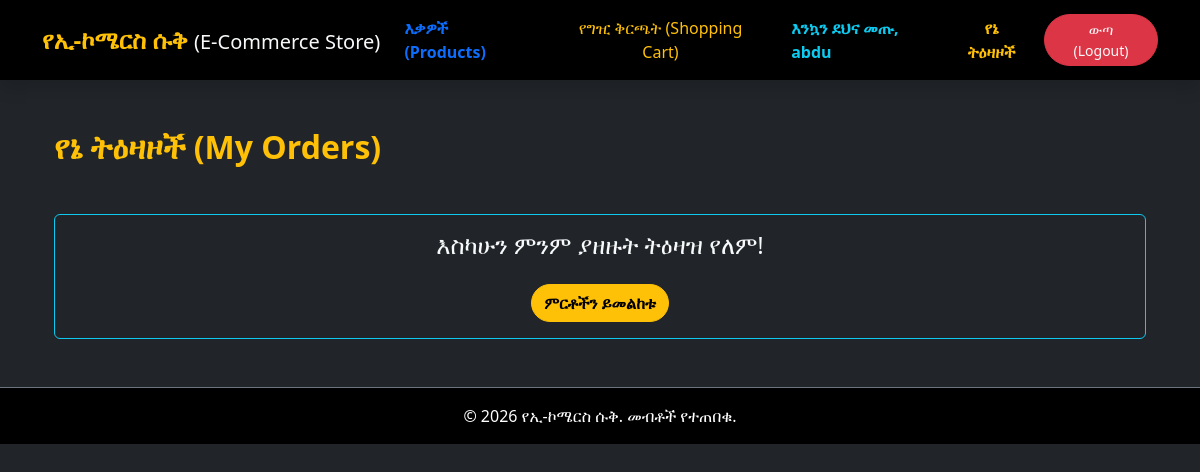
The page /my_orders/ (signed in) on the database as committed earlier.
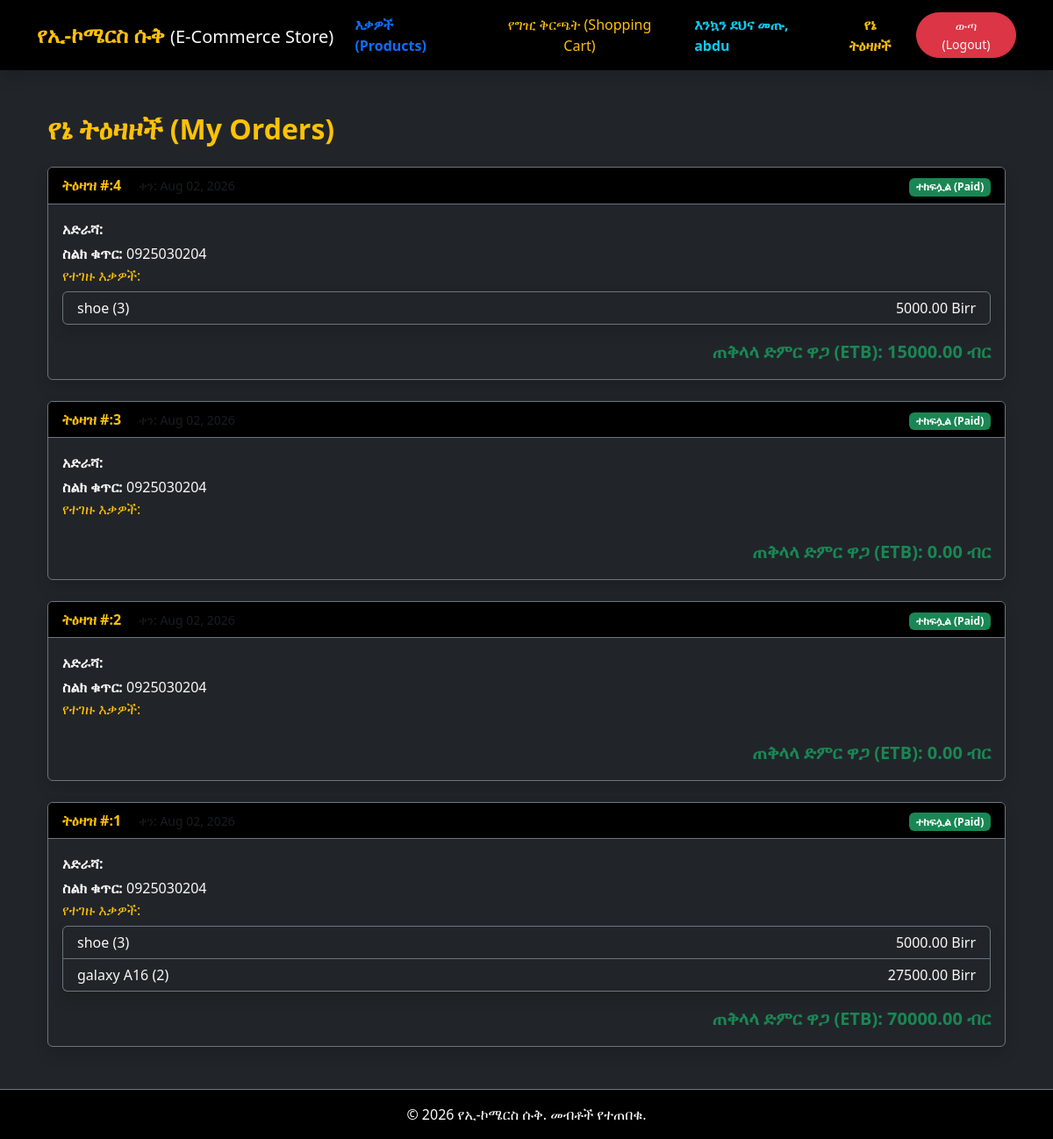
The same page on the database as committed later.
### store/models.py (models this page shows, shortened)
class Order(models.Model):
    user = models.ForeignKey(User, on_delete=models.CASCADE)
    full_name = models.CharField(max_length=100)
    phone_number = models.CharField(max_length=20)
    address = models.TextField()
    total_price = models.DecimalField(max_digits=10, decimal_places=2)
    created_at = models.DateTimeField(auto_now_add=True)
    is_paid = models.BooleanField(default=False)

class OrderItem(models.Model):
    order = models.ForeignKey(Order, related_name='items', on_delete=models.CASCADE)
    product = models.ForeignKey(Product, on_delete=models.CASCADE)
    price = models.DecimalField(max_digits=10, decimal_places=2)
    quantity = models.PositiveIntegerField(default=1)

class Product(models.Model):
    category = models.ForeignKey(Category, on_delete=models.CASCADE, null=True ,blank=True)
    name = models.CharField(max_length=100)
    description = models.TextField()
    price = models.DecimalField(max_digits=10, decimal_places=2)
    stock = models.PositiveIntegerField()
    image = models.ImageField(upload_to='products/', null=True, blank=True)
    created_at = models.DateTimeField(auto_now_add=True)
    updated_at = models.DateTimeField(auto_now=True)

### store/views.py (the view)
# urls.py: path('my_orders/', views.my_orders, name='my_orders'),
@login_required
def my_orders(request):
    orders = Order.objects.filter(user=request.user).order_by('-created_at')
    return render(request, 'store/my_orders.html', {'orders': orders})

### store/templates/store/my_orders.html
{% extends 'store/base.html' %}
{% block content %}
<div class="container my-5">
    <h2 class="mb-4 text-warning mb-4 fw-bold"> የኔ ትዕዛዞች (My Orders) </h2>
    {% if orders %}
        {% for order in orders %}
            <div class="card bg-dark text-light mb-4 shadow border-secondary">
                <div class="card-header bg-black text-warning border-secondary align-items-center d-flex justify-content-between">
                    <div>
                        <span class="fw-bold text-warning"> ትዕዛዝ #:{{ order.id }} </span>
                        <small class="text-muted ms-3"> ቀን: {{ order.created_at|date:"M d, Y" }} </small>
                    </div>
                    <div>
                        {% if order.is_paid %}
                            <span class="badge bg-success"> ተከፍሏል (Paid) </span>
                        {% else %}
                            <span class="badge bg-danger"> ያልተከፈለ (Pending) </span>
                        {% endif %}
                    </div>
                </div>
                <div class="card-body">
                    <p class="mb-1"><strong>አድራሻ:</strong> {{ order.shipping_address }}</p>
                    <p class="mb-1"><strong>ስልክ ቁጥር:</strong> {{ order.phone_number }}</p>
                    <h6 class=" text-warning "> የተገዙ እቃዎች: </h6>
                    <ul class="list-group mb-3 shadow">
                        {% for item in order.items.all %}
                            <li class="list-group-item d-flex justify-content-between lh-sm bg-dark text-light border-secondary">
                                <span>{{item.product.name}} ({{item.quantity}})</span>
                                <span> {{item.price}} Birr</span>
                            </li>
                        {% endfor %}
                    </ul>
                    <div class="text-end">
                        <span class="fs-5  fw-bold text-success"> ጠቅላላ ድምር ዋጋ (ETB): {{ order.total_price }} ብር</span>
                    </div>
                </div>
            </div>
        {% endfor %}
    {% else %}
        <div class="alert alert-info text-center bg-dark text-light border-info my-5">
            <h4>እስካሁን ምንም ያዘዙት ትዕዛዝ የለም!</h4>
            <a href="{url 'product_list'}" class="btn btn-warning mt-3 rounded-pill fw-bold"> ምርቶችን ይመልከቱ</a>
        </div>
    {% endif %}
</div>
{% endblock %}

Rows that differ between the two databases and show on the page:
added Order: id "4", created_at "Aug 02, 2026", is_paid "ተከፍሏል (Paid)", phone_number "0925030204", total_price "15000.00"
added OrderItem: product.name "shoe", quantity "3", price "5000.00", shown under "4"
added Order: id "3", created_at "Aug 02, 2026", is_paid "ተከፍሏል (Paid)", phone_number "0925030204", total_price "0.00"
added Order: id "2", created_at "Aug 02, 2026", is_paid "ተከፍሏል (Paid)", phone_number "0925030204", total_price "0.00"
added Order: id "1", created_at "Aug 02, 2026", is_paid "ተከፍሏል (Paid)", phone_number "0925030204", total_price "70000.00"
added OrderItem: product.name "shoe", quantity "3", price "5000.00", shown under "1"
added OrderItem: product.name "galaxy A16", quantity "2", price "27500.00", shown under "1"
Other text that changed with them:
text no longer shown: "እስካሁን ምንም ያዘዙት ትዕዛዝ የለም! ምርቶችን ይመልከቱ"
